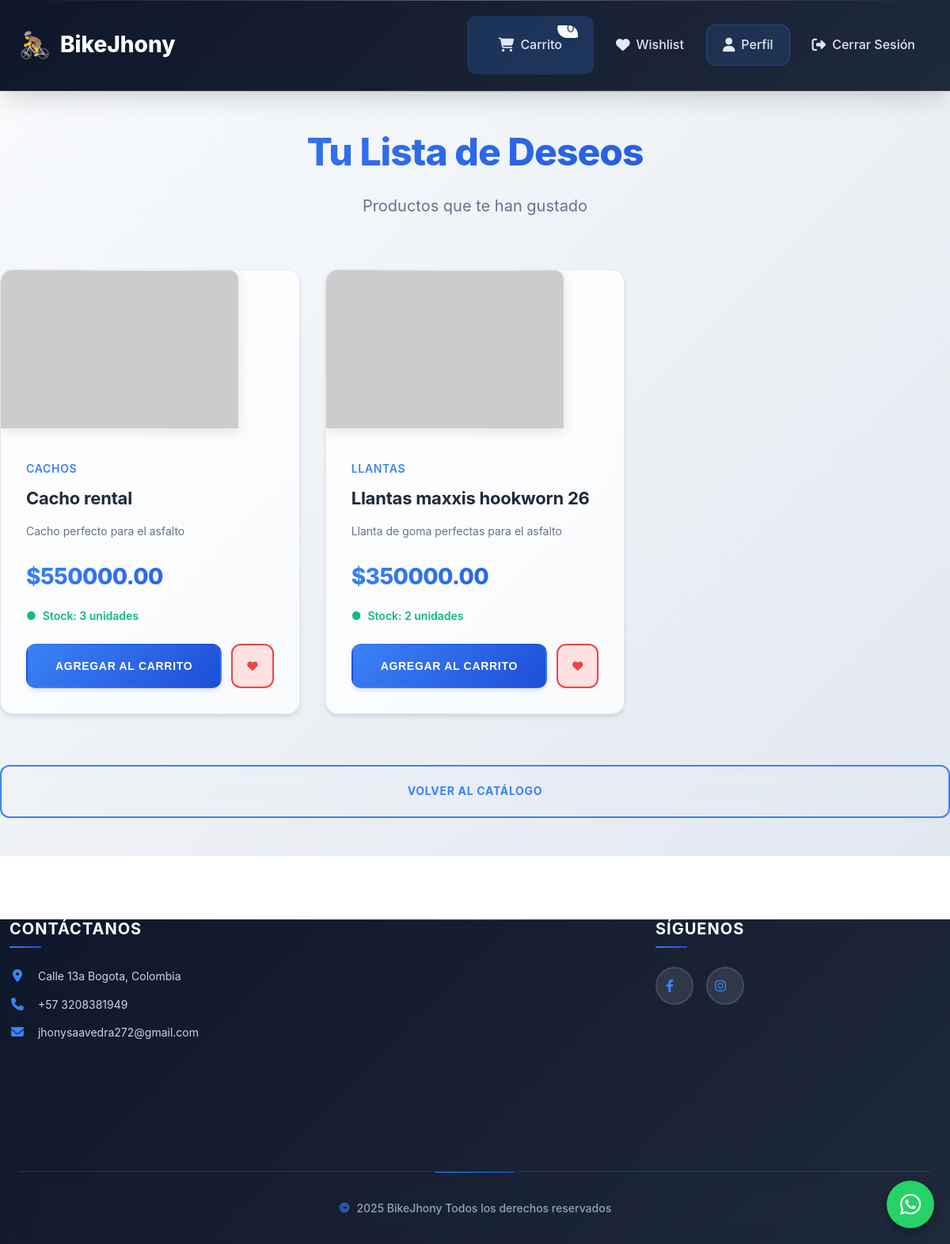
Page /wishlist/wishlist (signed in) on the committed database.
### models/product.py (models this page shows, shortened)
class Product(db.Model):
    __tablename__ = 'productos'
    id = db.Column(db.Integer, primary_key=True)
    nombre = db.Column(db.String(100), nullable=False)
    descripcion = db.Column(db.String(255))
    precio = db.Column(db.Float, nullable=False)
    stock = db.Column(db.Integer, nullable=False)
    url_imagen = db.Column(db.String(255))
    subcategoria_id = db.Column(db.Integer, db.ForeignKey('subcategorias.id'), nullable=False)
    subcategoria = db.relationship('Subcategoria', back_populates='productos')

### models/subcategoria.py (models this page shows, shortened)
class Subcategoria(db.Model):
    __tablename__ = 'subcategorias'
    id = db.Column(db.Integer, primary_key=True)
    nombre = db.Column(db.String(100), nullable=False)
    categoria_id = db.Column(db.Integer, db.ForeignKey('categorias.id'), nullable=False)
    productos = db.relationship('Product', back_populates='subcategoria')

### routes/wishlist.py (the view)
@wishlist_bp.route('/wishlist')
@login_required
def wishlist():
    wishlist_items = Wishlist.query.filter_by(user_id=current_user.id).all()
    products_in_wishlist = []
    for item in wishlist_items:
        product = Product.query.get(item.product_id)
        if product:
            products_in_wishlist.append(product)
    return render_template('wishlist_page.html', products=products_in_wishlist)

### app.py (called while the page is built)
@login_manager.user_loader
def load_user(user_id):
    return db.session.get(User, int(user_id))

### templates/wishlist_page.html (shortened to what this page needs)
{% extends 'base.html' %}
{% block content %}
<div class="products-section">
    <div class="section-header">
        <h2 class="section-title">Tu Lista de Deseos</h2>
        <p class="section-subtitle">Productos que te han gustado</p>
    </div>
    <div class="products-grid">
        {% include 'wishlist.html' %}
    </div>
    <div class="cart-actions">
        <a href="{{ url_for('dashboard.client_dashboard') }}" class="continue-shopping">Volver al Catálogo</a>
    </div>
</div>
{% endblock %}

### templates/wishlist.html (shortened to what this page needs)
{% if products %}
    {% for product in products %}
        <div class="product-card">
            <div class="product-image">
                {% if product.url_imagen %}
                    <img src="{{ product.url_imagen }}" alt="{{ product.nombre }}" class="card-img-top">
                {% else %}
                    <img src="{{ url_for('static', filename='images/placeholder.jpg') }}" alt="Placeholder" class="card-img-top">
                {% endif %}
            </div>
            <div class="product-info">
                <div class="product-category">
                    {{ product.subcategoria.nombre if product.subcategoria else 'Sin categoría' }}
                </div>
                <h3 class="product-title">{{ product.nombre }}</h3>
                <p class="product-description">{{ product.descripcion }}</p>
                <div class="product-price">
                    ${{ "%.2f"|format(product.precio) }}
                </div>
                <div class="product-stock">
                    {% if product.stock > 0 %}
                        Stock: {{ product.stock }} unidades
                    {% else %}
                        Sin stock disponible
                    {% endif %}
                </div>
                <div class="product-actions">
                    <button class="btn btn-primary add-to-cart-btn" data-product-id="{{ product.id }}" {% if product.stock == 0 %}disabled{% endif %}>
                        {% if product.stock == 0 %}Sin Stock{% else %}Agregar al Carrito{% endif %}
                    </button>
                    <button class="wishlist-btn favorited" data-product-id="{{ product.id }}">
                        <i class="fas fa-heart"></i>
                    </button>
                </div>
            </div>
        </div>
    {% endfor %}
{% endif %}

### static/css/main.css (style rules this page uses)
:root { --primary-color: #3b82f6; --primary-hover: #2563eb; --primary-light: #dbeafe; --secondary-color: #64748b; --secondary-hover: #475569; --success-color: #10b981; --success-light: #d1fae5; --danger-color: #ef4444; --danger-light: #fee2e2; --warning-color: #f59e0b; --warning-light: #fef3c7; --dark-color: #0f172a; --light-color: #f8fafc; --background-color: #ffffff; --surface-color: #f1f5f9; --border-color: #e2e8f0; --border-hover: #cbd5e1; --text-color: #1e293b; --text-muted: #64748b; --text-light: #94a3b8; --shadow-sm: 0 1px 2px 0 rgba(0, 0, 0, 0.05); --shadow: 0 4px 6px -1px rgba(0, 0, 0, 0.1), 0 2px 4px -1px rgba(0, 0, 0, 0.06); --shadow-md: 0 10px 15px -3px rgba(0, 0, 0, 0.1), 0 4px 6px -2px rgba(0, 0, 0, 0.05); --shadow-lg: 0 20px 25px -5px rgba(0, 0, 0, 0.1), 0 10px 10px -5px rgba(0, 0, 0, 0.04); --shadow-xl: 0 25px 50px -12px rgba(0, 0, 0, 0.25); --border-radius: 12px; --border-radius-sm: 8px; --border-radius-lg: 16px; --border-radius-xl: 24px; --transition: all 0.3s cubic-bezier(0.4, 0, 0.2, 1); --transition-fast: all 0.15s cubic-bezier(0.4, 0, 0.2, 1); --gradient-primary: linear-gradient(135deg, #3b82f6 0%, #1d4ed8 100%); --gradient-secondary: linear-gradient(135deg, #64748b 0%, #475569 100%); --gradient-surface: linear-gradient(135deg, #ffffff 0%, #f8fafc 100%); --gradient-dark: linear-gradient(135deg, #0f172a 0%, #1e293b 100%); }
* { margin: 0; padding: 0; box-sizing: border-box; }
*::before, *::after { box-sizing: border-box; }
body { font-family: "Inter", -apple-system, BlinkMacSystemFont, "Segoe UI", Roboto, "Helvetica Neue", Arial, sans-serif; line-height: 1.6; color: var(--text-color); background: var(--background-color); font-feature-settings: "kern" 1, "liga" 1; -webkit-font-smoothing: antialiased; -moz-osx-font-smoothing: grayscale; scroll-behavior: smooth; }
h1, h2, h3, h4, h5, h6 { font-weight: 700; line-height: 1.2; margin-bottom: 1rem; color: var(--text-color); letter-spacing: -0.025em; }
h2 { font-size: 2.25rem; font-weight: 700; }
h3 { font-size: 1.875rem; font-weight: 600; }
p { margin-bottom: 1rem; line-height: 1.7; }
a { color: var(--primary-color); text-decoration: none; transition: var(--transition); position: relative; }
.btn { display: inline-flex; align-items: center; justify-content: center; padding: 0.875rem 1.75rem; font-size: 0.875rem; font-weight: 600; border-radius: var(--border-radius); border: none; cursor: pointer; transition: var(--transition); text-decoration: none; gap: 0.5rem; position: relative; overflow: hidden; white-space: nowrap; user-select: none; transform: translateY(0); }
.btn::before { content: ""; position: absolute; top: 0; left: -100%; width: 100%; height: 100%; background: linear-gradient(90deg, transparent, rgba(255, 255, 255, 0.2), transparent); transition: left 0.5s; }
.btn-primary { background: var(--gradient-primary); color: white; box-shadow: var(--shadow); }

### static/css/styles.css (style rules this page uses)
.card-img-top { object-fit: cover; height: 240px; transition: var(--transition); border-radius: var(--border-radius) var(--border-radius) 0 0; }
.btn-primary { background: var(--gradient-primary); border: 2px solid transparent; color: white; font-weight: 600; text-transform: uppercase; letter-spacing: 0.05em; box-shadow: var(--shadow); position: relative; overflow: hidden; }
.btn-primary::before { content: ""; position: absolute; top: 0; left: -100%; width: 100%; height: 100%; background: linear-gradient(90deg, transparent, rgba(255, 255, 255, 0.3), transparent); transition: left 0.5s; }

### static/css/cart.css (style rules this page uses)
.cart-actions { display: flex; gap: 1.5rem; margin-top: 2.5rem; }
.continue-shopping { flex: 1; background: transparent; color: var(--primary-color); border: 2px solid var(--primary-color); padding: 1.25rem 2rem; border-radius: var(--border-radius); font-weight: 700; text-decoration: none; text-align: center; transition: var(--transition); text-transform: uppercase; letter-spacing: 0.05em; font-size: 0.875rem; backdrop-filter: blur(10px); }

### rows in the picture
Product: subcategoria "CACHOS", nombre "Cacho rental", descripcion "Cacho perfecto para el asfalto", precio "550000.00", stock "3", shows "AGREGAR AL CARRITO"
Product: subcategoria "LLANTAS", nombre "Llantas maxxis hookworn 26", descripcion "Llanta de goma perfectas para el asfalto", precio "350000.00", stock "2", shows "AGREGAR AL CARRITO"
